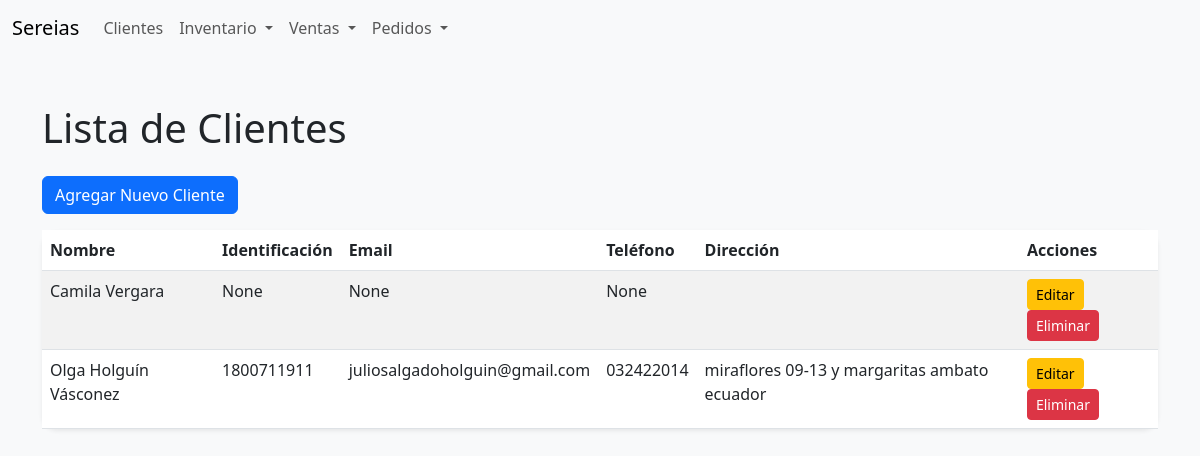
The app's page /inventario/clientes/, older data.
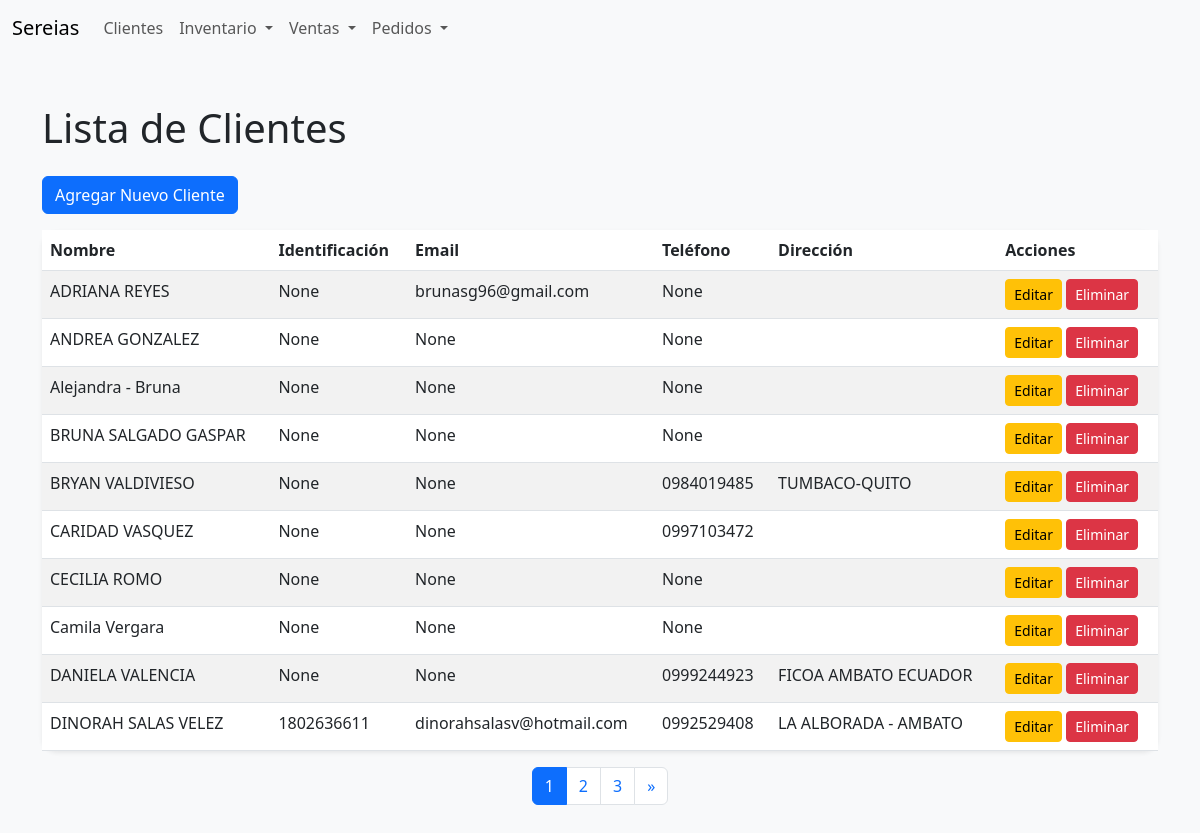
The same page, newer data.
### inventory/models.py (models this page shows, shortened)
class Cliente(models.Model):
    nombre = models.CharField(max_length=255)
    email = models.EmailField(blank=True, null=True)
    telefono = models.CharField(max_length=20, blank=True, null=True)
    direccion = models.TextField(blank=True, null=True)
    identificacion = models.CharField(max_length=50, blank=True, null=True)  # Nuevo campo agregado
    creado = models.DateTimeField(auto_now_add=True)

### inventory/views.py (the view)
# urls.py: path('clientes/', views.lista_clientes, name='lista_clientes'),
def lista_clientes(request):
    clientes_list = Cliente.objects.all().order_by('nombre')
    paginator = Paginator(clientes_list, 10)  # 10 registros por página
    page_number = request.GET.get('page')
    clientes = paginator.get_page(page_number)
    return render(request, 'inventory/lista_clientes.html', {'clientes': clientes})

### inventory/templates/inventory/lista_clientes.html (shortened to what this page needs)
{% extends 'inventory/base.html' %}
{% block content %}
<h1 class="mb-4">Lista de Clientes</h1>
<a href="{% url 'crear_cliente' %}" class="btn btn-primary mb-3">Agregar Nuevo Cliente</a>
<table class="table table-striped shadow-sm rounded-border">
    <thead>
        <tr>
            <th>Nombre</th>
            <th>Identificación</th>
            <th>Email</th>
            <th>Teléfono</th>
            <th>Dirección</th>
            <th>Acciones</th>
        </tr>
    </thead>
    <tbody>
        {% for cliente in clientes %}
        <tr>
            <td>{{ cliente.nombre }}</td>
            <td>{{ cliente.identificacion }}</td>
            <td>{{ cliente.email }}</td>
            <td>{{ cliente.telefono }}</td>
            <td>{{ cliente.direccion }}</td>
            <td>
                <a href="{% url 'editar_cliente' cliente.id %}" class="btn btn-warning btn-sm">Editar</a>
                <a href="{% url 'eliminar_cliente' cliente.id %}" class="btn btn-danger btn-sm">Eliminar</a>
            </td>
        </tr>
        {% empty %}
        <tr>
            <td colspan="5" class="text-center">No hay clientes registrados.</td>
        </tr>
        {% endfor %}
    </tbody>
</table>
{% if clientes.has_other_pages %}
<nav aria-label="Page navigation">
  <ul class="pagination justify-content-center">
    {% for num in clientes.paginator.page_range %}
      {% if clientes.number == num %}
        <li class="page-item active"><a class="page-link">{{ num }}</a></li>
      {% elif num > clientes.number|add:'-3' and num < clientes.number|add:'3' %}
        <li class="page-item"><a class="page-link" href="?page={{ num }}">{{ num }}</a></li>
      {% endif %}
    {% endfor %}
    {% if clientes.has_next %}
    <li class="page-item">
      <a class="page-link" href="?page={{ clientes.next_page_number }}" aria-label="Next">
        <span aria-hidden="true">&raquo;</span>
      </a>
    </li>
    {% endif %}
  </ul>
</nav>
{% endif %}
{% endblock %}

Row changes from the older to the newer data that the page shows:
no longer on this page (row edited): Cliente: nombre "Olga Holguín Vásconez", identificacion "1800711911", email "juliosalgadoholguin@gmail.com", telefono "032422014", direccion "miraflores 09-13 y margaritas ambato ecuador"
added Cliente: nombre "ADRIANA REYES", identificacion "None", email "brunasg96@gmail.com", telefono "None"
added Cliente: nombre "ANDREA GONZALEZ", identificacion "None", email "None", telefono "None"
added Cliente: nombre "Alejandra - Bruna", identificacion "None", email "None", telefono "None"
added Cliente: nombre "BRUNA SALGADO GASPAR", identificacion "None", email "None", telefono "None"
added Cliente: nombre "BRYAN VALDIVIESO", identificacion "None", email "None", telefono "0984019485", direccion "TUMBACO-QUITO"
added Cliente: nombre "CARIDAD VASQUEZ", identificacion "None", email "None", telefono "0997103472"
added Cliente: nombre "CECILIA ROMO", identificacion "None", email "None", telefono "None"
added Cliente: nombre "DANIELA VALENCIA", identificacion "None", email "None", telefono "0999244923", direccion "FICOA AMBATO ECUADOR"
added Cliente: nombre "DINORAH SALAS VELEZ", identificacion "1802636611", email "dinorahsalasv@hotmail.com", telefono "0992529408", direccion "LA ALBORADA - AMBATO"
Text that changed along with them:
new list line: "1"
new list line: "2"
new list line: "3"
